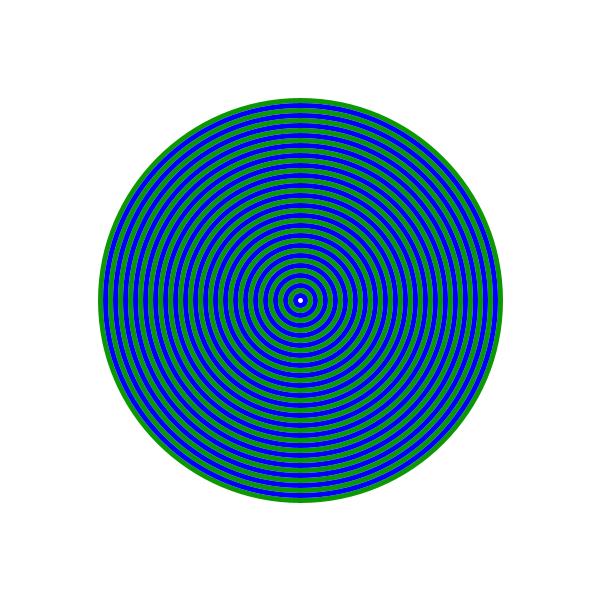
Frame 1 (no input)
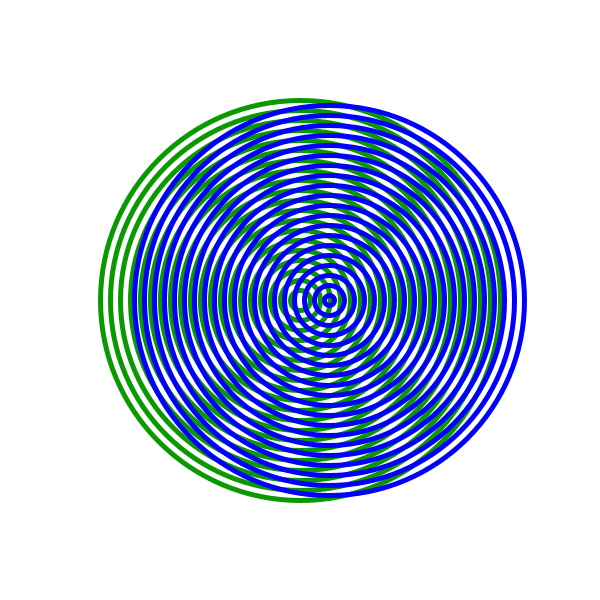
Frame 60 (the mouse pressed at the canvas centre just before this capture)
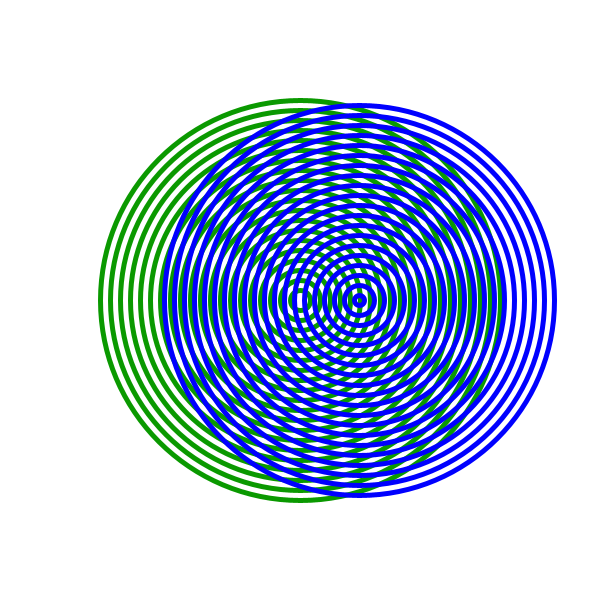
Frame 120 (the mouse held since frame 60 and released just before this capture)

The Processing sketch that drew these frames (run headless with seeded random() and noise(); from frame 60 on, the mouse is pressed at the canvas centre):

// Processing sketch: Moire
// ── Moire.pde
boolean active = true;

// Turn off illusion by clicking on it.
void mouseClicked() {
  active = !active;
}

void setup() {
  size(600, 600);
}
float moireX = 300;
int dirMoire = 0; 
final float moireEndingX = 200, moireStartingX = 400;
final float deltaMoire[] = {0.5, -0.5};
void draw() {
  background(255);
  moire(moireX, height/2);
  if (active) {
    moireX += deltaMoire[dirMoire];
    if(moireX == moireEndingX || moireX == moireStartingX) {
      dirMoire = 1 - dirMoire;
    }
  }
}

void moire(float x, float y) {
  stroke(10, 153, 0);
  drawInnerCircles(width/2, height/2, 20, 2*width/3, 5);
  stroke(0, 0, 255);
  drawInnerCircles(x, y, 10, 2*width/3, 5);
}

void drawInnerCircles(float x, float y, float minRadius, float MaxRadius, float space) {
  pushStyle();
  strokeWeight(space);
  noFill();
  for (float r = minRadius; r <= MaxRadius; r += space*4) {
    ellipse(x, y, r, r);
  }
  popStyle();
}
